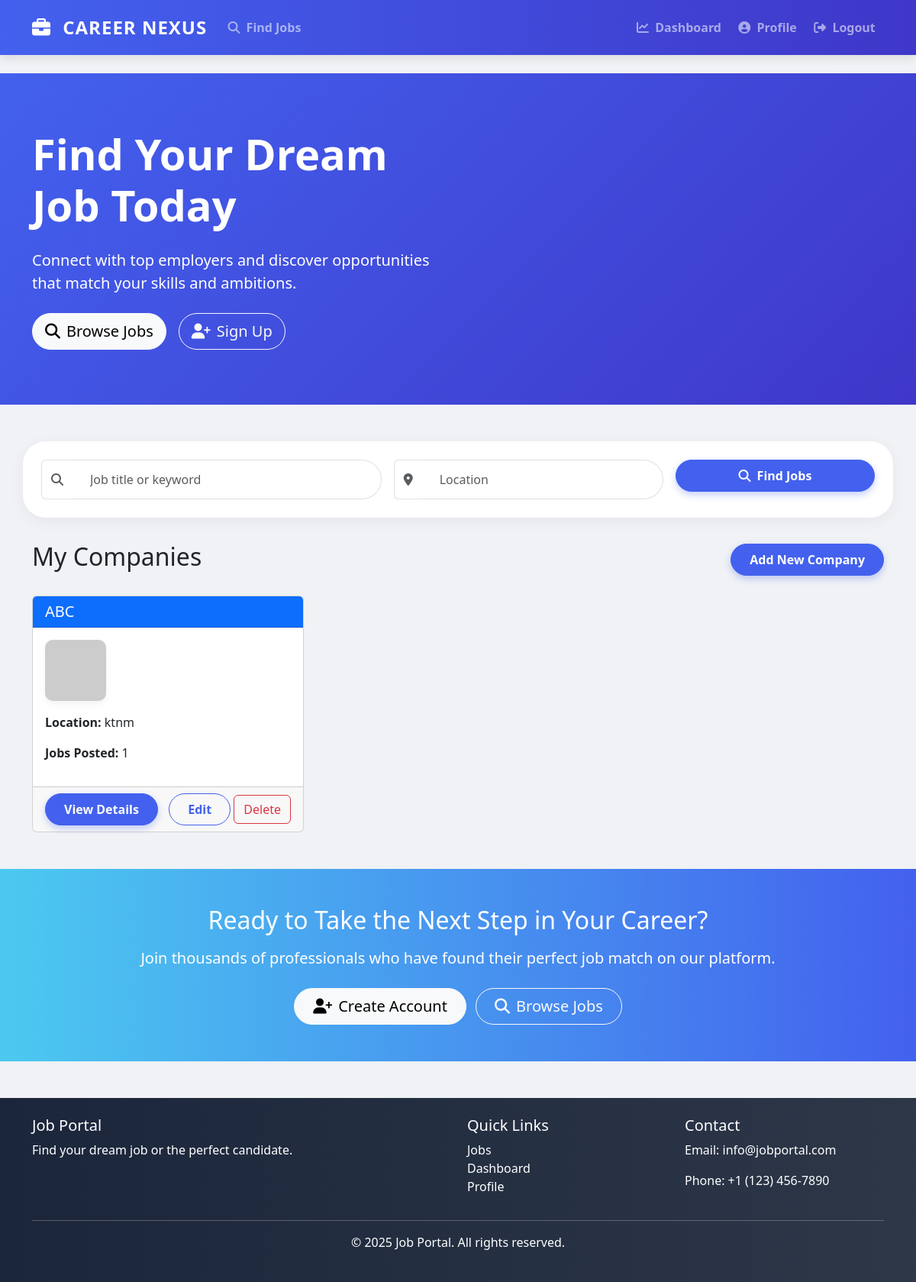
Before: /companies/ (signed in) with the older database file.
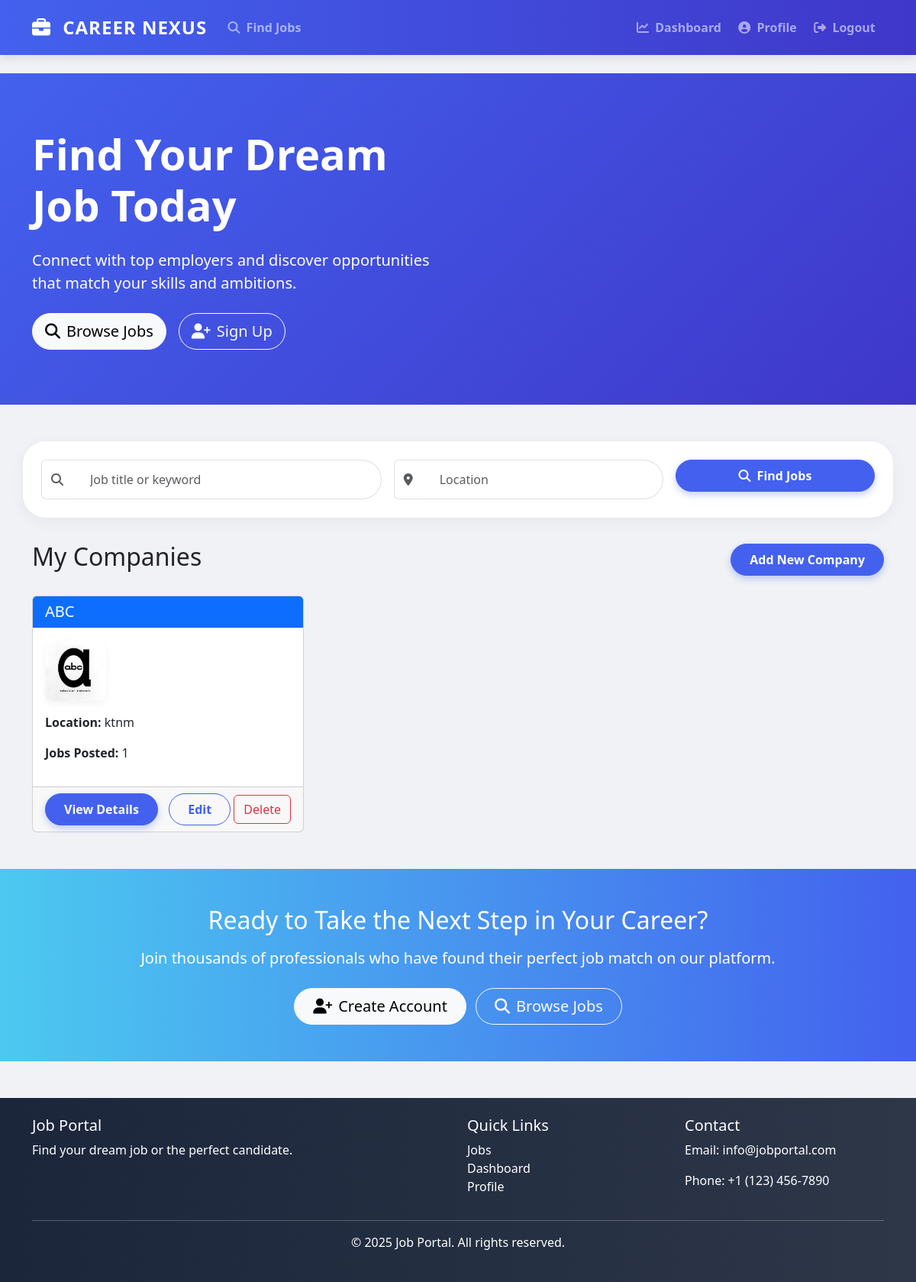
After: the same page with the newer database file.
### companies/models.py (models this page shows, shortened)
class Company(models.Model):
    name = models.CharField(max_length=100)
    owner = models.ForeignKey(User, on_delete=models.CASCADE, related_name='companies')
    logo = models.ImageField(upload_to='company_logos/', blank=True, null=True)
    description = models.TextField()
    website = models.URLField(blank=True, null=True)
    location = models.CharField(max_length=100)
    established_date = models.DateField(blank=True, null=True)
    class Meta:
        verbose_name_plural = "Companies"

### companies/views.py (the view)
# urls.py: path('', views.company_list, name='company_list'),
@login_required
def company_list(request):
    companies = Company.objects.filter(owner=request.user)
    return render(request, 'companies/company_list.html', {
        'companies': companies,
        'show_hero': True  # This enables the hero section
    })

### templates/companies/company_list.html (shortened to what this page needs)
{% extends 'base.html' %}
{% block content %}
<div class="d-flex justify-content-between align-items-center mb-4">
    <h2>My Companies</h2>
    <a href="{% url 'company_create' %}" class="btn btn-primary">Add New Company</a>
</div>
{% if companies %}
    <div class="row">
        {% for company in companies %}
            <div class="col-md-4 mb-4">
                <div class="card h-100">
                    <div class="card-header bg-primary text-white">
                        <h5 class="mb-0">{{ company.name }}</h5>
                    </div>
                    <div class="card-body">
                        <div class="text-center mb-3">
                            {% if company.logo %}
                                <img src="{{ company.logo.url }}" alt="{{ company.name }} Logo" class="company-logo mb-3">
                            {% else %}
                                <img src="https://via.placeholder.com/100" alt="Company Logo" class="company-logo mb-3">
                            {% endif %}
                        </div>
                        <p><strong>Location:</strong> {{ company.location }}</p>
                        <p><strong>Jobs Posted:</strong> {{ company.jobs.count }}</p>
                    </div>
                    <div class="card-footer">
                        <div class="d-flex justify-content-between">
                            <a href="{% url 'company_detail' company.pk %}" class="btn btn-primary">View Details</a>
                            <div>
                                <a href="{% url 'company_update' company.pk %}" class="btn btn-outline-primary">Edit</a>
                                <a href="{% url 'company_delete' company.pk %}" class="btn btn-outline-danger">Delete</a>
                            </div>
                        </div>
                    </div>
                </div>
            </div>
        {% endfor %}
    </div>
{% else %}
    <div class="alert alert-info">
        <p>You haven't added any companies yet.</p>
        <a href="{% url 'company_create' %}" class="btn btn-primary">Add Company</a>
    </div>
{% endif %}
{% endblock %}

Changed rows visible on the page:
changed Company "ABC": logo: picture added
